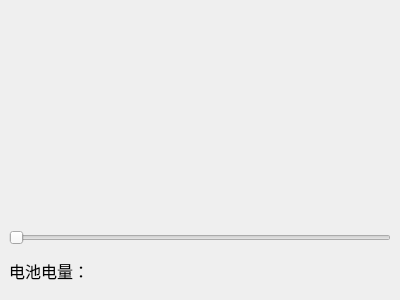
<?xml version="1.0" encoding="UTF-8"?>
<ui version="4.0">
 <class>TestCustomBatteryWidget</class>
 <widget class="QMainWindow" name="TestCustomBatteryWidget">
  <property name="geometry">
   <rect>
    <x>0</x>
    <y>0</y>
    <width>400</width>
    <height>300</height>
   </rect>
  </property>
  <property name="minimumSize">
   <size>
    <width>0</width>
    <height>0</height>
   </size>
  </property>
  <property name="maximumSize">
   <size>
    <width>400</width>
    <height>300</height>
   </size>
  </property>
  <property name="font">
   <font>
    <family>Times New Roman</family>
    <pointsize>12</pointsize>
   </font>
  </property>
  <property name="windowTitle">
   <string>TestCustomBatteryWidget</string>
  </property>
  <widget class="QWidget" name="centralwidget">
   <layout class="QGridLayout" name="gridLayout">
    <item row="0" column="0">
     <widget class="customBattery" name="battery" native="true"/>
    </item>
    <item row="1" column="0">
     <widget class="QSlider" name="horizontalSlider">
      <property name="orientation">
       <enum>Qt::Horizontal</enum>
      </property>
     </widget>
    </item>
    <item row="2" column="0">
     <widget class="QLabel" name="LabInfo">
      <property name="maximumSize">
       <size>
        <width>16777215</width>
        <height>40</height>
       </size>
      </property>
      <property name="text">
       <string>电池电量：</string>
      </property>
     </widget>
    </item>
   </layout>
  </widget>
 </widget>
 <customwidgets>
  <customwidget>
   <class>customBattery</class>
   <extends>QWidget</extends>
   <header location="global">customBattery.h</header>
   <container>1</container>
   <slots>
    <signal>powerLevelChanged(int)</signal>
   </slots>
  </customwidget>
 </customwidgets>
 <resources/>
 <connections/>
</ui>
